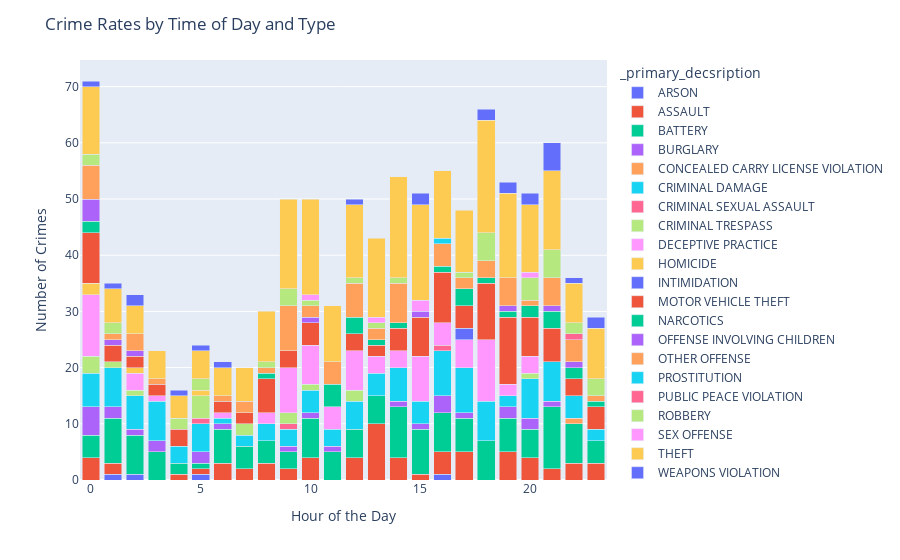

The code cell stored with this chart in its notebook:
### Markdown cell above
## Which time of the day does most of crimes occurs?

### Code cell
# Group the data by primary type and hour, and count the number of crimes
df_grouped = df.groupby(['_primary_decsription', 'hour']).size().reset_index(name='count')

# Create the stacked bar chart
fig = px.bar(df_grouped, x='hour', y='count', color='_primary_decsription', barmode='stack')

# Add axis labels and title
fig.update_layout(xaxis_title='Hour of the Day', yaxis_title='Number of Crimes', title='Crime Rates by Time of Day and Type')

# Show the chart
fig.show()
df_grouped

### Figure 1 — Plotly figure (JSON) as saved in the notebook; plotly's stock layout.template omitted (floating-point values rounded to 4 significant figures)
{"data": [{"alignmentgroup": "True", "hovertemplate": "_primary_decsription=ARSON<br>hour=%{x}<br>count=%{y}<extra></extra>", "legendgroup": "ARSON", "marker": {"color": "#636efa", "pattern": {"shape": ""}}, "name": "ARSON", "offsetgroup": "ARSON", "orientation": "v", "showlegend": true, "textposition": "auto", "type": "bar", "x": [1, 2, 5, 16], "xaxis": "x", "y": [1, 1, 1, 1], "yaxis": "y"}, {"alignmentgroup": "True", "hovertemplate": "_primary_decsription=ASSAULT<br>hour=%{x}<br>count=%{y}<extra></extra>", "legendgroup": "ASSAULT", "marker": {"color": "#EF553B", "pattern": {"shape": ""}}, "name": "ASSAULT", "offsetgroup": "ASSAULT", "orientation": "v", "showlegend": true, "textposition": "auto", "type": "bar", "x": [0, 1, 4, 5, 6, 7, 8, 9, 10, 12, 13, 14, 15, 16, 17, 19, 20, 21, 22, 23], "xaxis": "x", "y": [4, 2, 1, 1, 3, 2, 3, 2, 4, 4, 10, 4, 1, 4, 5, 5, 4, 2, 3, 3], "yaxis": "y"}, {"alignmentgroup": "True", "hovertemplate": "_primary_decsription=BATTERY<br>hour=%{x}<br>count=%{y}<extra></extra>", "legendgroup": "BATTERY", "marker": {"color": "#00cc96", "pattern": {"shape": ""}}, "name": "BATTERY", "offsetgroup": "BATTERY", "orientation": "v", "showlegend": true, "textposition": "auto", "type": "bar", "x": [0, 1, 2, 3, 4, 5, 6, 7, 8, 9, 10, 11, 12, 13, 14, 15, 16, 17, 18, 19, 20, 21, 22, 23], "xaxis": "x", "y": [4, 8, 7, 5, 2, 1, 6, 4, 4, 3, 7, 5, 5, 5, 9, 8, 7, 6, 7, 6, 5, 11, 7, 4], "yaxis": "y"}, {"alignmentgroup": "True", "hovertemplate": "_primary_decsription=BURGLARY<br>hour=%{x}<br>count=%{y}<extra></extra>", "legendgroup": "BURGLARY", "marker": {"color": "#ab63fa", "pattern": {"shape": ""}}, "name": "BURGLARY", "offsetgroup": "BURGLARY", "orientation": "v", "showlegend": true, "textposition": "auto", "type": "bar", "x": [0, 1, 2, 3, 5, 6, 9, 10, 11, 14, 15, 16, 17, 19, 20, 21], "xaxis": "x", "y": [5, 2, 1, 2, 2, 1, 1, 1, 1, 1, 1, 3, 1, 2, 2, 1], "yaxis": "y"}, {"alignmentgroup": "True", "hovertemplate": "_primary_decsription=CONCEALED CARRY LICENSE VIOLATION<br>hour=%{x}<br>count=%{y}<extra></extra>", "legendgroup": "CONCEALED CARRY LICENSE VIOLATION", "marker": {"color": "#FFA15A", "pattern": {"shape": ""}}, "name": "CONCEALED CARRY LICENSE VIOLATION", "offsetgroup": "CONCEALED CARRY LICENSE VIOLATION", "orientation": "v", "showlegend": true, "textposition": "auto", "type": "bar", "x": [22], "xaxis": "x", "y": [1], "yaxis": "y"}, {"alignmentgroup": "True", "hovertemplate": "_primary_decsription=CRIMINAL DAMAGE<br>hour=%{x}<br>count=%{y}<extra></extra>", "legendgroup": "CRIMINAL DAMAGE", "marker": {"color": "#19d3f3", "pattern": {"shape": ""}}, "name": "CRIMINAL DAMAGE", "offsetgroup": "CRIMINAL DAMAGE", "orientation": "v", "showlegend": true, "textposition": "auto", "type": "bar", "x": [0, 1, 2, 3, 4, 5, 6, 7, 8, 9, 10, 11, 12, 13, 14, 15, 16, 17, 18, 19, 20, 21, 22, 23], "xaxis": "x", "y": [6, 7, 6, 7, 3, 5, 1, 2, 3, 3, 4, 3, 5, 4, 6, 4, 8, 8, 7, 2, 7, 7, 4, 2], "yaxis": "y"}, {"alignmentgroup": "True", "hovertemplate": "_primary_decsription=CRIMINAL SEXUAL ASSAULT<br>hour=%{x}<br>count=%{y}<extra></extra>", "legendgroup": "CRIMINAL SEXUAL ASSAULT", "marker": {"color": "#FF6692", "pattern": {"shape": ""}}, "name": "CRIMINAL SEXUAL ASSAULT", "offsetgroup": "CRIMINAL SEXUAL ASSAULT", "orientation": "v", "showlegend": true, "textposition": "auto", "type": "bar", "x": [5, 9, 16], "xaxis": "x", "y": [1, 1, 1], "yaxis": "y"}, {"alignmentgroup": "True", "hovertemplate": "_primary_decsription=CRIMINAL TRESPASS<br>hour=%{x}<br>count=%{y}<extra></extra>", "legendgroup": "CRIMINAL TRESPASS", "marker": {"color": "#B6E880", "pattern": {"shape": ""}}, "name": "CRIMINAL TRESPASS", "offsetgroup": "CRIMINAL TRESPASS", "orientation": "v", "showlegend": true, "textposition": "auto", "type": "bar", "x": [0, 1, 2, 5, 7, 9, 10, 12, 20], "xaxis": "x", "y": [3, 1, 1, 4, 2, 2, 1, 2, 1], "yaxis": "y"}, {"alignmentgroup": "True", "hovertemplate": "_primary_decsription=DECEPTIVE PRACTICE<br>hour=%{x}<br>count=%{y}<extra></extra>", "legendgroup": "DECEPTIVE PRACTICE", "marker": {"color": "#FF97FF", "pattern": {"shape": ""}}, "name": "DECEPTIVE PRACTICE", "offsetgroup": "DECEPTIVE PRACTICE", "orientation": "v", "showlegend": true, "textposition": "auto", "type": "bar", "x": [0, 2, 3, 6, 8, 9, 10, 11, 12, 13, 14, 15, 16, 17, 18, 19, 20], "xaxis": "x", "y": [11, 3, 1, 1, 2, 8, 7, 4, 7, 3, 3, 8, 4, 5, 11, 2, 3], "yaxis": "y"}, {"alignmentgroup": "True", "hovertemplate": "_primary_decsription=HOMICIDE<br>hour=%{x}<br>count=%{y}<extra></extra>", "legendgroup": "HOMICIDE", "marker": {"color": "#FECB52", "pattern": {"shape": ""}}, "name": "HOMICIDE", "offsetgroup": "HOMICIDE", "orientation": "v", "showlegend": true, "textposition": "auto", "type": "bar", "x": [0, 2, 5], "xaxis": "x", "y": [2, 1, 1], "yaxis": "y"}, {"alignmentgroup": "True", "hovertemplate": "_primary_decsription=INTIMIDATION<br>hour=%{x}<br>count=%{y}<extra></extra>", "legendgroup": "INTIMIDATION", "marker": {"color": "#636efa", "pattern": {"shape": ""}}, "name": "INTIMIDATION", "offsetgroup": "INTIMIDATION", "orientation": "v", "showlegend": true, "textposition": "auto", "type": "bar", "x": [17], "xaxis": "x", "y": [2], "yaxis": "y"}, {"alignmentgroup": "True", "hovertemplate": "_primary_decsription=MOTOR VEHICLE THEFT<br>hour=%{x}<br>count=%{y}<extra></extra>", "legendgroup": "MOTOR VEHICLE THEFT", "marker": {"color": "#EF553B", "pattern": {"shape": ""}}, "name": "MOTOR VEHICLE THEFT", "offsetgroup": "MOTOR VEHICLE THEFT", "orientation": "v", "showlegend": true, "textposition": "auto", "type": "bar", "x": [0, 1, 2, 3, 4, 6, 7, 8, 9, 10, 12, 13, 14, 15, 16, 17, 18, 19, 20, 21, 22, 23], "xaxis": "x", "y": [9, 3, 2, 2, 3, 2, 2, 6, 3, 4, 3, 2, 4, 7, 9, 4, 10, 12, 7, 6, 3, 4], "yaxis": "y"}, {"alignmentgroup": "True", "hovertemplate": "_primary_decsription=NARCOTICS<br>hour=%{x}<br>count=%{y}<extra></extra>", "legendgroup": "NARCOTICS", "marker": {"color": "#00cc96", "pattern": {"shape": ""}}, "name": "NARCOTICS", "offsetgroup": "NARCOTICS", "orientation": "v", "showlegend": true, "textposition": "auto", "type": "bar", "x": [0, 8, 11, 12, 13, 14, 16, 17, 18, 19, 20, 21, 22, 23], "xaxis": "x", "y": [2, 1, 4, 3, 1, 1, 1, 3, 1, 1, 2, 3, 2, 1], "yaxis": "y"}, {"alignmentgroup": "True", "hovertemplate": "_primary_decsription=OFFENSE INVOLVING CHILDREN<br>hour=%{x}<br>count=%{y}<extra></extra>", "legendgroup": "OFFENSE INVOLVING CHILDREN", "marker": {"color": "#ab63fa", "pattern": {"shape": ""}}, "name": "OFFENSE INVOLVING CHILDREN", "offsetgroup": "OFFENSE INVOLVING CHILDREN", "orientation": "v", "showlegend": true, "textposition": "auto", "type": "bar", "x": [0, 1, 2, 10, 15, 19, 21, 22], "xaxis": "x", "y": [4, 1, 1, 1, 1, 1, 1, 1], "yaxis": "y"}, {"alignmentgroup": "True", "hovertemplate": "_primary_decsription=OTHER OFFENSE<br>hour=%{x}<br>count=%{y}<extra></extra>", "legendgroup": "OTHER OFFENSE", "marker": {"color": "#FFA15A", "pattern": {"shape": ""}}, "name": "OTHER OFFENSE", "offsetgroup": "OTHER OFFENSE", "orientation": "v", "showlegend": true, "textposition": "auto", "type": "bar", "x": [0, 1, 2, 3, 6, 7, 8, 9, 10, 11, 12, 13, 14, 16, 17, 18, 19, 20, 21, 22, 23], "xaxis": "x", "y": [6, 1, 3, 1, 1, 2, 1, 8, 2, 4, 6, 2, 7, 4, 2, 3, 5, 1, 5, 4, 1], "yaxis": "y"}, {"alignmentgroup": "True", "hovertemplate": "_primary_decsription=PROSTITUTION<br>hour=%{x}<br>count=%{y}<extra></extra>", "legendgroup": "PROSTITUTION", "marker": {"color": "#19d3f3", "pattern": {"shape": ""}}, "name": "PROSTITUTION", "offsetgroup": "PROSTITUTION", "orientation": "v", "showlegend": true, "textposition": "auto", "type": "bar", "x": [16], "xaxis": "x", "y": [1], "yaxis": "y"}, {"alignmentgroup": "True", "hovertemplate": "_primary_decsription=PUBLIC PEACE VIOLATION<br>hour=%{x}<br>count=%{y}<extra></extra>", "legendgroup": "PUBLIC PEACE VIOLATION", "marker": {"color": "#FF6692", "pattern": {"shape": ""}}, "name": "PUBLIC PEACE VIOLATION", "offsetgroup": "PUBLIC PEACE VIOLATION", "orientation": "v", "showlegend": true, "textposition": "auto", "type": "bar", "x": [22], "xaxis": "x", "y": [1], "yaxis": "y"}, {"alignmentgroup": "True", "hovertemplate": "_primary_decsription=ROBBERY<br>hour=%{x}<br>count=%{y}<extra></extra>", "legendgroup": "ROBBERY", "marker": {"color": "#B6E880", "pattern": {"shape": ""}}, "name": "ROBBERY", "offsetgroup": "ROBBERY", "orientation": "v", "showlegend": true, "textposition": "auto", "type": "bar", "x": [0, 1, 4, 5, 8, 9, 10, 12, 13, 14, 17, 18, 20, 21, 22, 23], "xaxis": "x", "y": [2, 2, 2, 2, 1, 3, 1, 1, 1, 1, 1, 5, 4, 5, 2, 3], "yaxis": "y"}, {"alignmentgroup": "True", "hovertemplate": "_primary_decsription=SEX OFFENSE<br>hour=%{x}<br>count=%{y}<extra></extra>", "legendgroup": "SEX OFFENSE", "marker": {"color": "#FF97FF", "pattern": {"shape": ""}}, "name": "SEX OFFENSE", "offsetgroup": "SEX OFFENSE", "orientation": "v", "showlegend": true, "textposition": "auto", "type": "bar", "x": [10, 13, 15, 20], "xaxis": "x", "y": [1, 1, 2, 1], "yaxis": "y"}, {"alignmentgroup": "True", "hovertemplate": "_primary_decsription=THEFT<br>hour=%{x}<br>count=%{y}<extra></extra>", "legendgroup": "THEFT", "marker": {"color": "#FECB52", "pattern": {"shape": ""}}, "name": "THEFT", "offsetgroup": "THEFT", "orientation": "v", "showlegend": true, "textposition": "auto", "type": "bar", "x": [0, 1, 2, 3, 4, 5, 6, 7, 8, 9, 10, 11, 12, 13, 14, 15, 16, 17, 18, 19, 20, 21, 22, 23], "xaxis": "x", "y": [12, 6, 5, 5, 4, 5, 5, 6, 9, 16, 17, 10, 13, 14, 18, 17, 12, 11, 20, 15, 12, 14, 7, 9], "yaxis": "y"}, {"alignmentgroup": "True", "hovertemplate": "_primary_decsription=WEAPONS VIOLATION<br>hour=%{x}<br>count=%{y}<extra></extra>", "legendgroup": "WEAPONS VIOLATION", "marker": {"color": "#636efa", "pattern": {"shape": ""}}, "name": "WEAPONS VIOLATION", "offsetgroup": "WEAPONS VIOLATION", "orientation": "v", "showlegend": true, "textposition": "auto", "type": "bar", "x": [0, 1, 2, 4, 5, 6, 12, 15, 18, 19, 20, 21, 22, 23], "xaxis": "x", "y": [1, 1, 2, 1, 1, 1, 1, 2, 2, 2, 2, 5, 1, 2], "yaxis": "y"}], "layout": {"autosize": true, "barmode": "stack", "legend": {"title": {"text": "_primary_decsription"}, "tracegroupgap": 0}, "margin": {"t": 60}, "title": {"text": "Crime Rates by Time of Day and Type"}, "xaxis": {"anchor": "y", "autorange": true, "domain": [0, 1], "range": [-0.5, 23.5], "title": {"text": "Hour of the Day"}, "type": "linear"}, "yaxis": {"anchor": "x", "autorange": true, "domain": [0, 1], "range": [0, 74.74], "title": {"text": "Number of Crimes"}, "type": "linear"}}}
